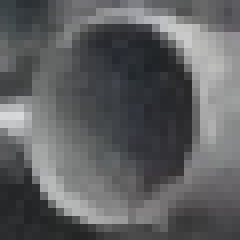
#> input picture cutouts/cutted_4.png, 30 x 30 px, found by its file name (shown 8 times larger)
$ python matting.py
#> lines starting #> are read from the running program, lines starting #| are printed output that depends on the picture; after the words box and inside, x2 and y2 are one past the last pixel; in counts of white or black regions, pixels touching at a corner belong together
"""
Stufe 1 der Pipeline: Matting der Rohrprofil-Cutouts.

PROBLEM
-------
Alle Dateien in /cutouts sind RGBA, aber der Alphakanal ist durchgaengig 255
(nachgewiesen in docs/DATENSICHTUNG.md). Es sind also rechteckige Bildausschnitte,
keine freigestellten Objekte. Wuerde man sie direkt einkopieren, entstuende an jeder
Einfuegestelle eine rechteckige Naht (Helligkeits-/Textursprung entlang einer
achsparallelen Kante). Ein Detektor lernt diese Naht als Abkuerzung ("shortcut
learning") statt der Objektform -> exzellente Metriken auf synthetischen Daten,
Totalausfall auf echten Bildern.

LOESUNG
-------
Rohrprofile sind Kreisringe; in Schraegansicht projizieren sie zu Ellipsen.
Wir bestimmen pro Cutout eine Ellipse (cx, cy, rx, ry, theta), die die AUSSENKANTE
des hellen verzinkten Rohrkranzes beschreibt, und erzeugen daraus eine weiche
Alphamaske.

Vorgehen (zweistufig, reproduzierbar):
  1. Manuelle Startwerte, abgelesen aus einer 14x vergroesserten Rasteransicht
     (docs/cutouts_grid.png). Bei sechs Objekten ist das exakter als jeder Auto-Fit.
  2. Lokale numerische Verfeinerung: maximiert die radiale Kantenenergie
     -dI/dr entlang der Ellipse (innen hell = Rohrkranz, aussen dunkler =
     Hintergrund). Coordinate-Descent auf 6x upgesampeltem, geglaettetem Bild.
  3. Radiale Halbwertskorrektur: Schritt 2 konvergiert konstruktionsbedingt auf
     den GRAT des hellen Kranzes (dort ist der Kontrast innen-aussen maximal),
     nicht auf dessen Aussenkante. Ein mittleres Radialprofil bestimmt daher
     zusaetzlich, wo die Helligkeit auf den Halbwert zwischen Kranz-Maximum und
     Hintergrundniveau faellt (klassisches FWHM-Kantenkriterium). Um genau
     diesen Faktor wird die Ellipse aufgeweitet.
  4. Visuelle Endkontrolle ueber docs/matting_check.png.
"""
import json
import os
import numpy as np
import cv2

CUTOUT_DIR = "cutouts"
OUT_DIR = "assets/masks"
UP = 6  # Upsampling-Faktor fuer subpixelgenaue Kantensuche

# (cx, cy, rx, ry, theta_deg) in ORIGINAL-Pixelkoordinaten, manuell abgelesen
SEEDS = {
    "cutted_4.png": (15.5, 15.0, 14.0, 14.5, 0.0),
    "cutted_5.png": (21.0, 19.0, 20.0, 17.5, 0.0),
    "cutted_6.png": (14.0, 15.5, 13.5, 14.0, 0.0),
    "cutted_7.png": (19.5, 17.5, 19.0, 16.5, 0.0),
    "cutted_8.png": (19.0, 18.0, 18.0, 16.5, 0.0),
    "cutted_9.png": (13.0, 15.5, 13.0, 14.0, 0.0),
}


def _edge_score(gray_up, p, n_theta=180, band=1.2):
    """Mittlere radiale Kantenenergie entlang der Ellipse.

    Fuer jeden Winkel wird die Helligkeit knapp innerhalb und knapp ausserhalb
    der Ellipse abgetastet; die Differenz (innen - aussen) ist gross, wenn die
    Ellipse genau auf der Aussenkante des hellen Rohrkranzes liegt.
    """
    cx, cy, rx, ry, th = p
    if rx <= 2 or ry <= 2:
        return -1e9
    H, W = gray_up.shape
    t = np.linspace(0, 2 * np.pi, n_theta, endpoint=False)
    ct, st = np.cos(th), np.sin(th)

    def sample(scale):
        ex, ey = rx * scale * np.cos(t), ry * scale * np.sin(t)
        x = (cx + ex * ct - ey * st) * UP
        y = (cy + ex * st + ey * ct) * UP
        x = np.clip(x, 0, W - 1).astype(np.float32)
        y = np.clip(y, 0, H - 1).astype(np.float32)
        return cv2.remap(gray_up, x.reshape(1, -1), y.reshape(1, -1),
                         cv2.INTER_LINEAR, borderMode=cv2.BORDER_REPLICATE).ravel()

    inner = sample(1.0 - band / max(rx, ry))
    outer = sample(1.0 + band / max(rx, ry))
    return float(np.mean(inner - outer))


def refine(gray_up, seed, iters=60):
    """Coordinate-Descent mit schrumpfender Schrittweite (kein scipy noetig)."""
    p = np.array(seed, dtype=np.float64)
    p[4] = np.deg2rad(p[4])
    best = _edge_score(gray_up, p)
    steps = np.array([0.8, 0.8, 0.8, 0.8, np.deg2rad(6)])
    # Suchraum bewusst eng: die Handstartwerte sind gut, die Optimierung soll
    # nur nachjustieren, nicht auf einen Nachbarring wegspringen.
    lo = p - np.array([3.0, 3.0, 3.0, 3.0, np.deg2rad(25)])
    hi = p + np.array([3.0, 3.0, 3.0, 3.0, np.deg2rad(25)])
    for _ in range(iters):
        improved = False
        for i in range(5):
            for s in (+steps[i], -steps[i]):
                q = p.copy()
                q[i] = np.clip(q[i] + s, lo[i], hi[i])
                sc = _edge_score(gray_up, q)
                if sc > best:
                    best, p, improved = sc, q, True
        if not improved:
            steps *= 0.5
            if steps[0] < 0.02:
                break
    return p, best


def outer_edge_scale(gray_up, p, n_theta=180, s_lo=0.75, s_hi=1.55, n_s=80,
                     level=0.25):
    """Findet den Radiusfaktor der AUSSENKANTE ueber ein mittleres Radialprofil.

    Rueckgabe: Faktor s* mit  I(s*) = I_far + level * (I_peak - I_far),
    wobei I_peak das Kranzmaximum und I_far das Hintergrundniveau
    (Mittel ueber s in [s_hi-0.15, s_hi]) ist.
    """
    cx, cy, rx, ry, th = p
    H, W = gray_up.shape
    t = np.linspace(0, 2 * np.pi, n_theta, endpoint=False)
    ct, st = np.cos(th), np.sin(th)
    ss = np.linspace(s_lo, s_hi, n_s)
    prof = np.empty(n_s, np.float32)
    for i, s in enumerate(ss):
        ex, ey = rx * s * np.cos(t), ry * s * np.sin(t)
        x = np.clip((cx + ex * ct - ey * st) * UP, 0, W - 1).astype(np.float32)
        y = np.clip((cy + ex * st + ey * ct) * UP, 0, H - 1).astype(np.float32)
        v = cv2.remap(gray_up, x.reshape(1, -1), y.reshape(1, -1),
                      cv2.INTER_LINEAR, borderMode=cv2.BORDER_REPLICATE).ravel()
        # Median statt Mittel: robust gegen einzelne Nachbarrohre im Ausschnitt
        prof[i] = np.median(v)
    k = int(np.argmax(prof))
    i_peak = prof[k]
    i_far = float(np.mean(prof[ss >= s_hi - 0.15]))
    if i_peak - i_far < 3.0:          # kein auswertbarer Kontrast -> Fallback
        return 1.10
    half = i_far + level * (i_peak - i_far)
    for i in range(k, n_s):
        if prof[i] <= half:
            # lineare Interpolation zwischen i-1 und i
            if i == 0:
                return float(ss[0])
            a, b = prof[i - 1], prof[i]
            w = 0.0 if a == b else (a - half) / (a - b)
            return float(ss[i - 1] + w * (ss[i] - ss[i - 1]))
    return float(ss[-1])


def make_alpha(shape, p, feather=1.1, supersample=8):
    """Weiche Ellipsenmaske.

    feather: Breite des Alpha-Uebergangs in Original-Pixeln. ~1 px entspricht der
    Unschaerfe, die eine Kamera bei 25-px-Objekten ohnehin erzeugt; eine harte
    Kante wuerde beim Einkopieren als Aliasing-Artefakt sichtbar bleiben.
    """
    h, w = shape
    cx, cy, rx, ry, th = p
    ys, xs = np.mgrid[0:h * supersample, 0:w * supersample].astype(np.float32)
    xs = (xs + 0.5) / supersample
    ys = (ys + 0.5) / supersample
    dx, dy = xs - cx, ys - cy
    ct, st = np.cos(th), np.sin(th)
    u = dx * ct + dy * st
    v = -dx * st + dy * ct
    # normierter Radius (1.0 == Ellipsenrand)
    r = np.sqrt((u / rx) ** 2 + (v / ry) ** 2)
    scale = min(rx, ry)
    a = np.clip((1.0 - r) * scale / feather + 0.5, 0.0, 1.0)
    a = cv2.resize(a, (w, h), interpolation=cv2.INTER_AREA)
    return a


def main():
    os.makedirs(OUT_DIR, exist_ok=True)
    meta = {}
    tiles = []
    for name, seed in SEEDS.items():
        path = os.path.join(CUTOUT_DIR, name)
        bgr = cv2.imread(path, cv2.IMREAD_UNCHANGED)[:, :, :3]
        h, w = bgr.shape[:2]
#> h = 30; w = 30
        gray = cv2.cvtColor(bgr, cv2.COLOR_BGR2GRAY).astype(np.float32)
        gray_up = cv2.resize(gray, (w * UP, h * UP), interpolation=cv2.INTER_CUBIC)
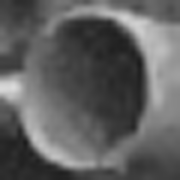
#> gray_up: shape (180, 180) float32; min 27.99, max 219.6, mean 96
        gray_up = cv2.GaussianBlur(gray_up, (0, 0), UP * 0.35)

        p, score = refine(gray_up, seed)
#> in refine, `best = _edge_score(gray_up, p)`: best = 40.98
        # Aussenkanten-Korrektur, hart auf [1.02, 1.10] begrenzt: bei den
        # kontrastreichen Cutouts liegt der 25%-Punkt bei 1.02-1.05. Nur
        # cutted_8 hat einen dunklen, kontraktarmen Kranz; dort liefe das
        # Kriterium ohne Deckel auf 1.19 und die Maske wuerde Hintergrund
        # aufsaugen. Der Deckel macht die Stufe fuer alle Objekte stabil.
        s_out = float(np.clip(outer_edge_scale(gray_up, p), 1.02, 1.10))
        p_out = p.copy()
        p_out[2] *= s_out
        p_out[3] *= s_out
        alpha = make_alpha((h, w), p_out)
#> in make_alpha, `ys, xs = np.mgrid[0:h * supersample, 0:w * supersample].astype(np.floa..`:
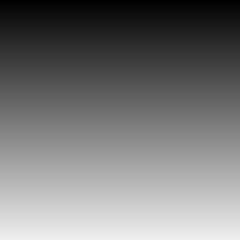
#> ys: shape (240, 240) float32; min 0, max 239, mean 119.5
#> in make_alpha, `ys, xs = np.mgrid[0:h * supersample, 0:w * supersample].astype(np.floa..`:
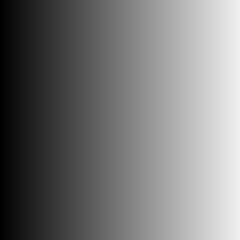
#> xs: shape (240, 240) float32; min 0, max 239, mean 119.5
#> in make_alpha, `u = dx * ct + dy * st`:
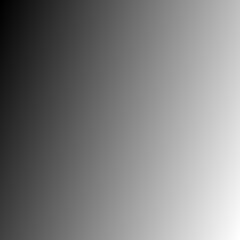
#> u: shape (240, 240) float32; min -19.02, max 18.99, mean -0.016; drawn with min black and max white
#> in make_alpha, `v = -dx * st + dy * ct`:
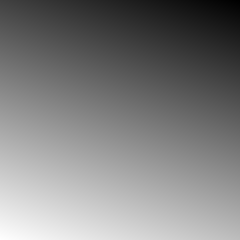
#> v: shape (240, 240) float32; min -18.37, max 19.65, mean 0.641; drawn with min black and max white
#> in make_alpha, `r = np.sqrt((u / rx) ** 2 + (v / ry) ** 2)`:
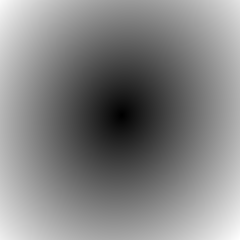
#> r: shape (240, 240) float32; min 0.00374, max 1.63, mean 0.844; drawn with min black and max white

        rgba = np.dstack([bgr, (alpha * 255).astype(np.uint8)])
        cv2.imwrite(os.path.join(OUT_DIR, name), rgba)

        # tight bbox der Maske (alpha > 0.5) -> spaetere Labelgrundlage
        m = alpha > 0.5
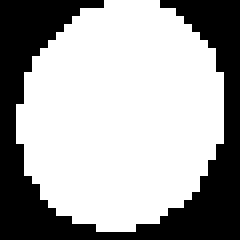
#> m: shape (30, 30) bool (shown 8 times larger); 65.1% white; 1 black region, box (x1, y1, x2, y2) and area: (0, 0, 30, 30) 314
        ys, xs = np.where(m)
        bbox = [int(xs.min()), int(ys.min()), int(xs.max()) + 1, int(ys.max()) + 1]
        meta[name] = {
            "ellipse": {"cx": p_out[0], "cy": p_out[1], "rx": p_out[2],
                        "ry": p_out[3], "theta_deg": float(np.rad2deg(p_out[4]))},
            "ellipse_ridge": {"rx": p[2], "ry": p[3]},
            "outer_edge_scale": s_out,
            "seed": list(seed),
            "edge_score": score,
            "bbox_xyxy": bbox,
            "size": [w, h],
            "coverage": float(alpha.mean()),
        }
        print(f"{name:14s} c=({p_out[0]:5.2f},{p_out[1]:5.2f}) "
              f"r_grat=({p[2]:5.2f},{p[3]:5.2f}) x{s_out:4.2f} -> "
              f"r=({p_out[2]:5.2f},{p_out[3]:5.2f}) th={np.rad2deg(p[4]):+6.1f} "
              f"score={score:6.2f} bbox={bbox}")
#| cutted_4.png   c=(15.22,14.40) r_grat=(12.52,14.30) x1.02 -> r=(12.78,14.59) th= +19.1 score= 52.35 bbox=[2, 0, 28, 29]
        tiles.append((name, bgr, alpha, p_out))
#> pass 2 of the loop in main, `for name, seed in SEEDS.items():`:
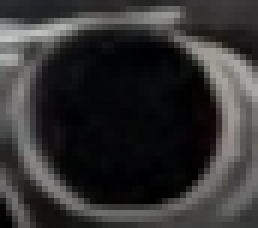
#> input picture cutouts/cutted_5.png, 43 x 38 px, found by its file name (shown 6 times larger)
#> bgr: shape (38, 43, 3)
#> gray: shape (38, 43) float32
#> dx: shape (304, 344) float32
#> dy: shape (304, 344) float32
#> u: shape (304, 344) float32
#> v: shape (304, 344) float32
#> in make_alpha (call 2), `r = np.sqrt((u / rx) ** 2 + (v / ry) ** 2)`:
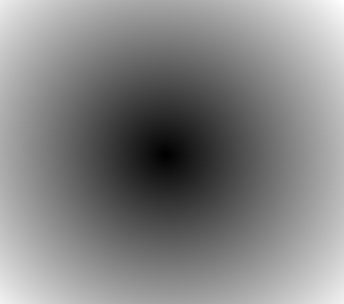
#> r: shape (304, 344) float32; min 0.00317, max 1.53, mean 0.796; drawn with min black and max white
#> rgba: shape (38, 43, 4)
#> in main, `m = alpha > 0.5`:
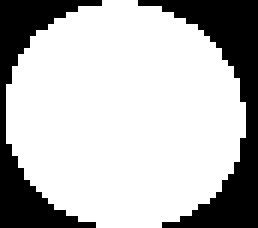
#> m: shape (38, 43) bool (shown 6 times larger); 73.1% white; 2 black regions, box (x1, y1, x2, y2) and area: (23, 0, 43, 38) 247, (0, 0, 17, 38) 193
#| cutted_5.png   c=(20.75,19.32) r_grat=(19.20,18.00) x1.05 -> r=(20.11,18.86) th= +18.8 score= 47.06 bbox=[1, 0, 41, 38]
#> pass 3 of the loop in main, `for name, seed in SEEDS.items():`:
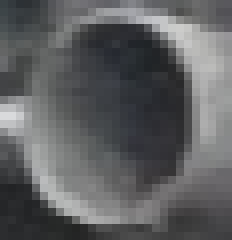
#> input picture cutouts/cutted_6.png, 29 x 30 px, found by its file name (shown 8 times larger)
#> bgr: shape (30, 29, 3)
#> gray: shape (30, 29) float32
#> in make_alpha (call 3), `ys, xs = np.mgrid[0:h * supersample, 0:w * supersample].astype(np.floa..`:
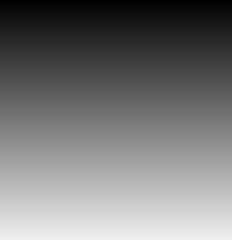
#> ys: shape (240, 232) float32; min 0, max 239, mean 119.5
#> dx: shape (240, 232) float32
#> dy: shape (240, 232) float32
#> in make_alpha (call 3), `u = dx * ct + dy * st`:
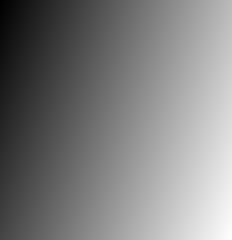
#> u: shape (240, 232) float32; min -18.56, max 18.75, mean 0.0969; drawn with min black and max white
#| cutted_6.png   c=(14.65,14.30) r_grat=(12.55,14.25) x1.03 -> r=(12.87,14.62) th= +19.9 score= 52.59 bbox=[2, 0, 28, 29]
#> the loop made 6 passes; the first 3 are shown

    with open(os.path.join(OUT_DIR, "ellipses.json"), "w") as f:
        json.dump(meta, f, indent=2)

    # --- Kontrollbild ---
    S = 12
    cw = max(t[1].shape[1] for t in tiles) * S + 30
    ch = max(t[1].shape[0] for t in tiles) * S + 40
    cols = 3
    rows = (len(tiles) + cols - 1) // cols
    sheet = np.full((rows * ch, cols * cw * 2, 3), 25, np.uint8)
    for i, (name, bgr, alpha, p) in enumerate(tiles):
        h, w = bgr.shape[:2]
        big = cv2.resize(bgr, (w * S, h * S), interpolation=cv2.INTER_NEAREST)
        ov = big.copy()
        cv2.ellipse(ov, (int(p[0] * S), int(p[1] * S)),
                    (int(p[2] * S), int(p[3] * S)), np.rad2deg(p[4]), 0, 360,
                    (0, 0, 255), 2)
        # rechte Haelfte: freigestellt auf neutralem Grau -> Randqualitaet sichtbar
        ab = cv2.resize(alpha, (w * S, h * S), interpolation=cv2.INTER_LINEAR)[..., None]
        cut = (big * ab + np.array([120, 120, 120]) * (1 - ab)).astype(np.uint8)
        r, c = divmod(i, cols)
        y0, x0 = r * ch + 10, c * cw * 2 + 10
        sheet[y0:y0 + h * S, x0:x0 + w * S] = ov
        sheet[y0:y0 + h * S, x0 + cw:x0 + cw + w * S] = cut
        cv2.putText(sheet, name, (x0, y0 + h * S + 22),
                    cv2.FONT_HERSHEY_SIMPLEX, 0.6, (255, 255, 255), 1)
    cv2.imwrite("docs/matting_check.png", sheet)
    print("\n-> assets/masks/*.png, assets/masks/ellipses.json, docs/matting_check.png")


if __name__ == "__main__":
    main()
